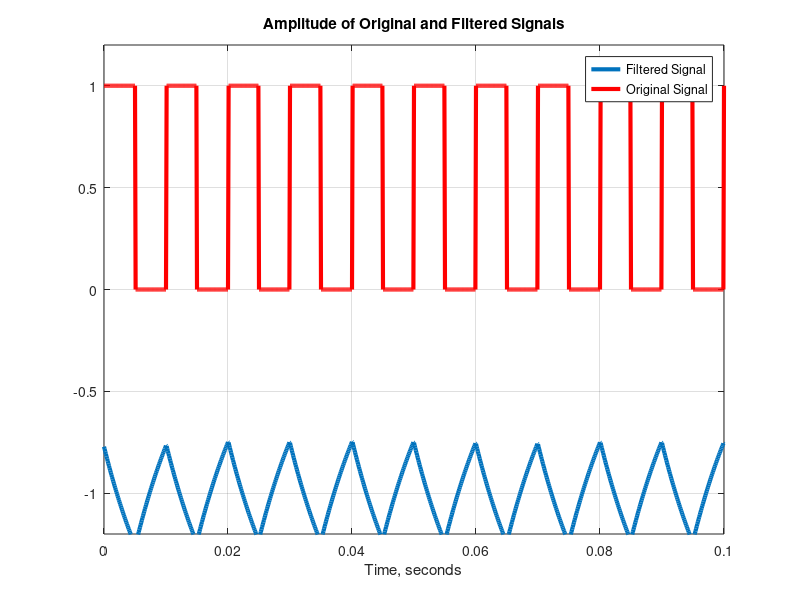

Write the MATLAB code that produced this figure.
%% script for EECE 2150 Lab 13 Fall 2016
%%
%% Original created by N, McGruer, March, 2016
%% Modified by D. Brooks, Nov 2016, Ali Vakili and N. McGruer Nov. 2017
%%
%% This script creates a few periods of a square wave, finds a Fourier
%% representation of that signal using the Matlab "fft" function, and then
%% uses samples in frequency of a 1st order low-pass analog (CT) filter to
%% simulate filtering the signal by appropriately modifying the FFT
%% coefficients, then using an inverse FFT to compute the filtered signal
clc
clear all
close all
% First make a time vector to simulate time samples to get 10 period of 
% the signal, so the time vector is made based on frequency of the signal, 
% with samping frequency of 10kHz

f_sig_in = 100;

Fs = 100*f_sig_in;
t=[0:1/Fs:10/f_sig_in];

L = length(t);

% Second make a square wave with the same length, with the given frequency
% so in case of f = 10, there will be 10 periods  in one second.

% Here we simply create a sinusoid with amplitude 0.9 added to a DC constant
% of 1 and then "quantize" it to either 1 or 0 using the Matlab "floor"
% function.
% 
% There are many other ways to create a square wave, for example by using
% the Matlab "zeros" and "ones" functions and manipulating vector indices

% Note that "floor" makes any value between 1 and 2 equal to 1 and any
% %value between 0 and 1 equal to 0, resulting is a square
% wave between 0 and 1.

Sig_in= floor(1 + 0.9*sin(2*pi*f_sig_in*t));

% Plot the square wave.

figure(1)
plot(t,Sig_in,'linewidth',3)
axis([0 t(end) -0.2, 1.2])
title('Square Wave, Time Domain')
xlabel('Time, seconds')
ylabel('Amplitude (volts, for example)')
grid on
pause

% Compute a Fourier representation of the square wave using the Matlab 
% implementation of the Discrete Fourier Transform in its "fft: function. 
% We need to scale the results after fft function to get the correct
% amplitude

fft_sig_in=fft(Sig_in);

fft_sig_in=fft_sig_in/L;

% Plot the magnitude of the elements of the fft, as computed by MATLAB.  
% The FFT returns complex values in general, so we use the "abs" function
% to plot the magnitudes.
%
% For reasons that are too complicated to describe here but certainly worth
% a discussion in class or during the lab, low frequencies are at both ends
% of the frequency range and high frequencies in the middle!

% To plot, we first construct a vector of frequencies (f) to match the
% elements of the fft.  

f = [0:1:L-1]*Fs/L;
 
stem(f,abs(fft_sig_in),'linewidth',3), grid on
xlabel('Frequency, Hz')
title('Amplitude of Fourier Representation of Square Wave Segment')
pause

%Now just look at the lowest frequencies to see more detail

axis([0 0.1*Fs 0 1.1*max(abs(fft_sig_in))])
pause

% Now to be sure we know where we are actually computing values, we will mark
% each point with an 'x;

%hold on
%plot(f,abs(fft_sig_in),'.r','markersize',20), grid on
%pause

% Electrical engineers are generally used to looking at frequency with DC
% in the center and higher positive / negative frequencies going out to the
% right and left. However by convention the DFT is computed with DC as the
% first coefficient, and the periodicity of DT frequencies causes those low
% frequencies so show up at the end of the DFT as well. 

% To get around this, Matlab has a function "fftshift" to center the FFT
% around DC. Here we will use it to plot the magnitude of the elements of
% the fft, as we normally look at them.   

% Again, we construct a vector of frequencies to match the elements of the
% fft after the shift. Note that as described, zero is at the center, and will be
% associated with the zero %frequency, or DC component of the Fourier
% representation 
 
hold off
f2 = [-(L-1)/2:1:(L)/2]*Fs/L;
stem(f2,abs(fftshift(fft_sig_in)),'linewidth',3), grid on
xlabel('Frequency, Hz')
title('Amplitude of Fourier Representation of Square Wave Segment')
pause

% Now again just look at the lowest frequencies.

axis([-.1*Fs 0.1*Fs 0 1.1*max(abs(fftshift(fft_sig_in)))])
pause

% Now we use the inverse transform implemented in the "ifft" function to go
% back to the time domain and plot to demonstrate that the fft function
% followed by the ifft function gives the original time domain waveform
% back.

fft_sig_scaled = fft_sig_in*L;

sig_in_ifft=ifft(fft_sig_scaled);
plot(t,sig_in_ifft,'r','linewidth',3), grid on
xlabel('Time, seconds')
title('Amplitude of Reconstructed Signal in Red')
axis([0 t(end) -.2 1.2])
hold on
plot(t,Sig_in,'--b', 'linewidth',3), grid on
title('Amplitude of Reconstructed Signal in Red and Original in Blue ')
legend('Reconstructed Signal','Original Signal')
pause

% Now we will filter the frequency domain version with frequency samples of
% a low-pass filter:

% H(w)=-1/(1+jwRC)

% Here, let's assume that R=1e5 and C=1e-7, so H(w)=-1/(1+j0.01w)
% It's a little tricky doing the filtering this way because the fft has
% two sides, so this will look a little complicated, but the idea is to
% treat both sides the same, knowing that one is the complex conjugate
% of the other, and that the first term is the DC or a0 term.  
% As we go on we will do more with MATLAB and learn how all this works...

% To keep DC in the center we use the f2 vector to supply the frequencies
% to use. So the following statement creates a vector Hw containing the
% values of H(w) computed at the frequencies in f2.

hold off
Hw=-2./(1+1i*.01*2*pi.*f2);

% Plot the transfer function, also called frequency response, of the
% filter, using the axis command to plot only the part near the center of
% the frequency spectrum. 

% Note that H(w) is also complex-valued so we need to use the abs() function
% again to plot its magnitude

plot(f2, abs(Hw),'.-','linewidth',3), grid on
axis([-.1*Fs .1*Fs 0 max(abs(Hw))])
xlabel('Frequency, Hz')
title('Amplitude of Samples of Low Pass Transfer Function')

pause

% Now filter the square wave, using the conventional (not Matlab) view of 
% the fft of the square wave.  Note that the filter transfer function is
% set up to operate on frequency components with zero in the middle, so
% we have to do it this way to match the fft to Hw.

fft_sig_in_filtered=fftshift(fft_sig_in).*Hw;

% Now plot the frequency domain representation of the 
% filtered and unfiltered square waves.
% first, the unfiltered version, axes adjusted to see the center of the 
% frequency spectrum (the part near zero frequency).

stem(f2,abs(fftshift(fft_sig_in)),'linewidth',3), grid on
axis([-.1*Fs .1*Fs 0 max(abs(fftshift(fft_sig_in)))])
xlabel('Frequency, Hz')
title('Amplitude of Fourier Representation of Original Square Wave Segment')
hold on
%Now the filtered version

stem(f2,abs(fft_sig_in_filtered),'--r','linewidth',3), grid on
xlabel('Frequency, Hz')
title('Amplitude of Filtered  Fourier Representation of Square Wave Segment')
legend('Original Signal','Filtered Signal')
pause
hold off

% Finally, convert the frequency domain representation back to the
% time domain and plot. Note we have to "un-fftshift" to get DC back to the
% beginning and end so that it matches the way the FFT function is set up.

% first the filtered version

fft_sig_in_filtered_scaled = fft_sig_in_filtered*L;

%Sig_in_filter=-1*ifft(ifftshift(fft_sig_in_filtered_scaled));
Sig_in_filter=ifft(ifftshift(fft_sig_in_filtered_scaled));
plot(t,Sig_in_filter,'linewidth',3), grid on
axis([0 t(end) -1.2 1.2])
xlabel('Time, seconds')
title('Amplitude of Filtered Signal')
hold on
% Now, the original time-domain waveform for comparison

plot(t,Sig_in,'r','linewidth',3), grid on
xlabel('Time, seconds')
title('Amplitude of Original and Filtered Signals')
legend('Filtered Signal','Original Signal')
hold off
